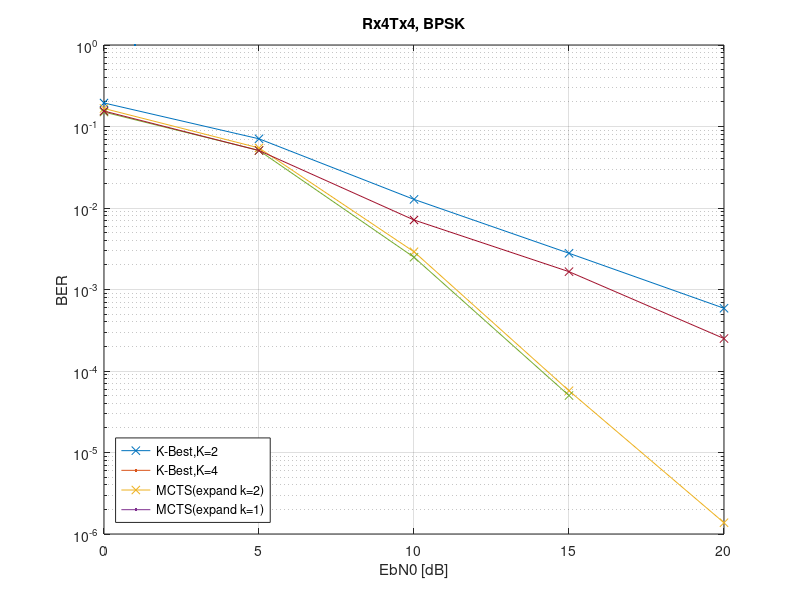

Write the MATLAB code that produced this figure.
clc;
clear;
SNR = 0:5:20;
FER1=[0.194349315068493	0.0706521739130435	0.0127576054955839	0.00278370307167236	0.000588854588604772];
FER2=[0.154647435897436	0.0507286995515695	0.00712606523655598	0.00165480112967757	0.000250290660121431];
FER3=[0.166396103896104	0.0545851528384280	0.00290543232833046	5.72815714347640e-05	1.37500000000000e-06];
FER4=[0.150462962962963	0.0507641921397380	0.00248756218905473 5.0e-5 0];
figure();
semilogy(0:5:20,FER1,'-x',LineWidth=1);
hold on;
semilogy(0:5:20,FER3,'-x',LineWidth=1);
semilogy(0:5:20,FER4,'-x',LineWidth=1);
semilogy(0:5:20,FER2,'-x',LineWidth=1);
grid on;
legend("K-Best,K=2",...
    "K-Best,K=4",...
    "MCTS(expand k=2)",...
    "MCTS(expand k=1)",...
    "Location","southwest");
title("Rx4Tx4, BPSK")
ylabel("BER");
xlabel("EbN0 [dB]");
